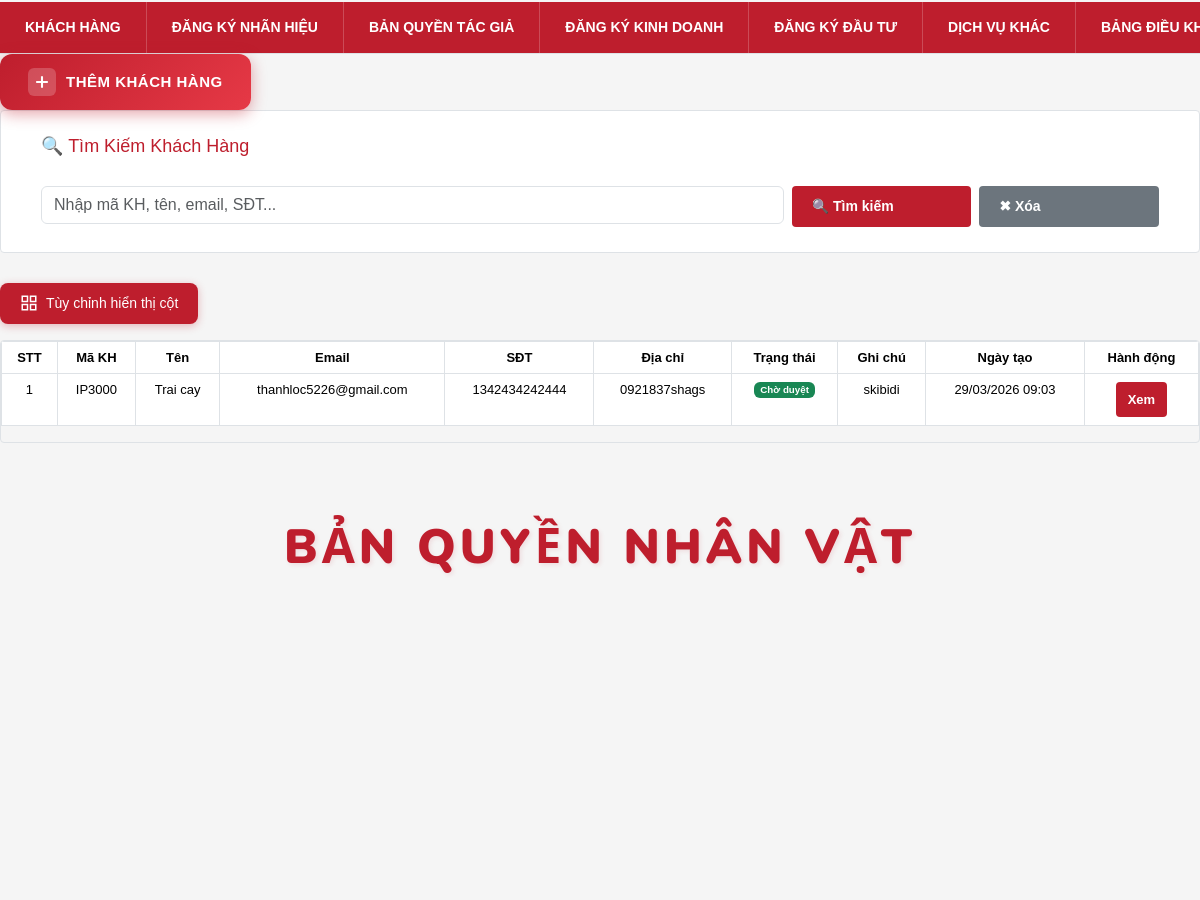
The app's page / (signed in, middle part), older data.
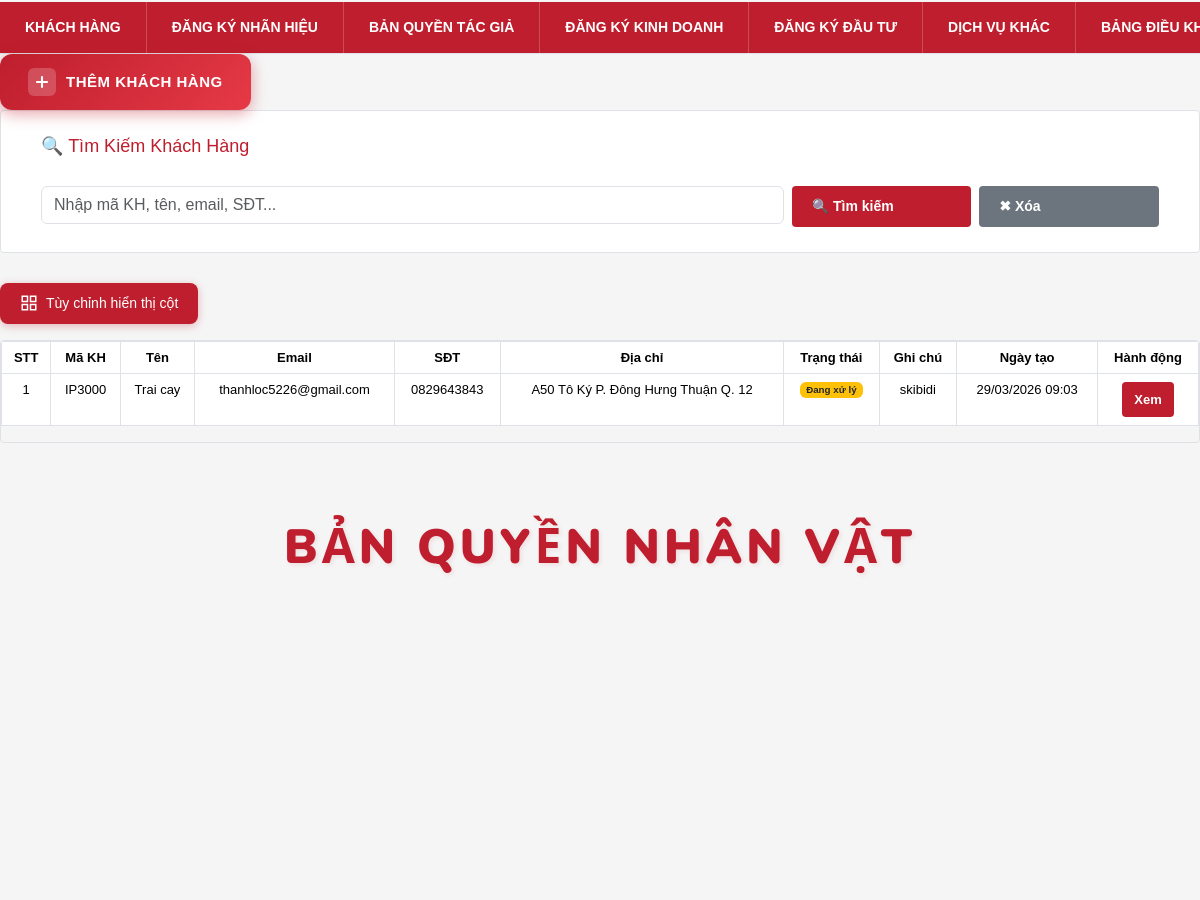
The same page, newer data.
### ipshieldapp/models.py (models this page shows, shortened)
class Customer(models.Model):
    CUSTOMER_TYPE_CHOICES = (
        ('personal', 'Cá nhân'),
        ('company', 'Doanh nghiệp'),
    )
    CUSTOMER_STATUS_CHOICES = (
        ('approved', 'Chờ duyệt'),
        ('pending', 'Đang xử lý'),
        ('completed', 'Hoàn tất'),
    )
    customer_type = models.CharField(
        max_length=20,
        choices=CUSTOMER_TYPE_CHOICES,
        default='personal',
        verbose_name='Loại khách hàng'
    )
    status = models.CharField(
        max_length=20,
        choices=CUSTOMER_STATUS_CHOICES,
        default='approved',
        verbose_name='Trạng thái'
    )
    customer_code = models.CharField(
        max_length=50,
        unique=True,
        verbose_name='Mã khách hàng'
    )
    name = models.CharField(
        max_length=255,
        verbose_name='Tên khách hàng'
    )
    address = models.CharField(
        max_length=255,
        verbose_name='Địa chỉ'
    )
    phone = models.CharField(
        max_length=20,
        validators=[phone_validator],
        verbose_name='Số điện thoại'
    )
    email = models.EmailField(
        verbose_name='Email'
    )
    cccd = models.CharField(
        max_length=20,
        validators=[number_validator],
        blank=True,
        null=True,
        verbose_name='Số CCCD'
    )
    tax_code = models.CharField(
        max_length=20,
        validators=[number_validator],
        blank=True,
        null=True,
        verbose_name='Mã số thuế'
    )
    manager = models.CharField(
        max_length=255,
        verbose_name='Người phụ trách'
    )
    position = models.CharField(
        max_length=100,
        verbose_name='Chức danh'
    )
    note = models.TextField(
        blank=True,
        null=True,
        verbose_name='Ghi chú'
    )
    created_at = models.DateTimeField(
        auto_now_add=True,
        verbose_name='Ngày tạo'
    )
    business_license = models.FileField(
        upload_to='images/business_licenses/',
        blank=True,
        null=True,
        verbose_name='File giấy phép kinh doanh'
    )
    class Meta:
        verbose_name = 'Khách hàng'
        verbose_name_plural = 'Khách hàng'
    password = models.CharField(
        max_length=128,
        blank=True,
        null=True,
        verbose_name='Mật khẩu'
    )
    last_login = models.DateTimeField(
        null=True,
        blank=True,
        verbose_name='Lần đăng nhập cuối'
    )
    avatar = models.ImageField(
        upload_to='images/avatars/',
        blank=True,
        null=True,
        verbose_name='Ảnh đại diện'
    )

### ipshieldapp/views.py (the view, shortened to what this page needs)
# urls.py: path('', views.home, name='home'),
def home(request):
    print(f"⚠️ HOME VIEW CALLED - URL: {request.path}")
    q = request.GET.get('q', '').strip()
    customers = Customer.objects.all()
    sliders = Slider.objects.filter(is_active=True)
    mascots = Mascot.objects.filter(is_active=True)
    nhanhieudocquyen = NhanHieuDocQuyen.objects.filter(is_active=True).order_by('id')
    return render(request, 'khachhang.html', {
        'customers': customers,
        'sliders': sliders,
        'mascots': mascots,
        "nhanhieudocquyen": nhanhieudocquyen,
    })

### ipshieldapp/context_processors.py (called while the page is built)
def global_sliders(request):
    return {
        'sliders': Slider.objects.filter(is_active=True)
    }

def user_profile(request):
    if request.user.is_authenticated:
        from ipshieldapp.models import UserProfile
        profile, _ = UserProfile.objects.get_or_create(user=request.user)
        return {'user_profile': profile}
    return {}

### templates/khachhang.html (shortened to what this page needs)
{% extends 'base.html' %}
{% block body_block %}
{% load static %}
<link href="{% static 'css/khachhang.css' %}" rel="stylesheet">
<a href="{% url 'add_customer' %}" class="btn-add-customer">
    <span class="btn-icon">
        <svg width="20" height="20" viewBox="0 0 24 24" fill="none" stroke="currentColor" stroke-width="2.5">
            <line x1="12" y1="5" x2="12" y2="19"></line>
            <line x1="5" y1="12" x2="19" y2="12"></line>
        </svg>
    </span>
    <span class="btn-text">Thêm khách hàng</span>
</a>
<form method="get">
    <div class="search-section">
        <h3>🔍 Tìm Kiếm Khách Hàng</h3>
        <div class="row g-2 mt-2">
            <div class="col-12 col-md-6 col-lg-8">
                <input type="text"
                       name="q"
                       value="{{ request.GET.q }}"
                       class="form-control"
                       placeholder="Nhập mã KH, tên, email, SĐT...">
            </div>
            <div class="col-6 col-md-3 col-lg-2">
                <button type="submit" class="btn btn-primary w-100">🔍 Tìm kiếm</button>
            </div>
            <div class="col-6 col-md-3 col-lg-2">
                <a href="{% url 'home' %}" class="btn btn-secondary w-100">✖ Xóa</a>
            </div>
        </div>
    </div>
</form>
<div class="column-control-wrapper mb-3">
    <button class="btn btn-column-toggle"
            type="button"
            data-bs-toggle="collapse"
            data-bs-target="#columnToggle">
        <svg width="18" height="18" viewBox="0 0 24 24" fill="none" stroke="currentColor" stroke-width="2">
            <rect x="3" y="3" width="7" height="7"></rect>
            <rect x="14" y="3" width="7" height="7"></rect>
            <rect x="3" y="14" width="7" height="7"></rect>
            <rect x="14" y="14" width="7" height="7"></rect>
        </svg>
        <span>Tùy chỉnh hiển thị cột</span>
    </button>
</div>
<div class="table-container">
<table id="contractTable" class="table table-bordered table-hover">
<thead>
<tr>
    <th>STT</th>
    <th class="col-code">Mã KH</th>
    <th class="col-name">Tên</th>
    <th class="col-email">Email</th>
    <th class="col-phone">SĐT</th>
    <th class="col-address">Địa chỉ</th>
    <th class="col-status">Trạng thái</th>
    <th class="col-note">Ghi chú</th>
    <th class="col-created">Ngày tạo</th>
    <th>Hành động</th>
</tr>
</thead>
<tbody>
{% for c in customers %}
<tr>
    <td>{{ forloop.counter }}</td>
    <td class="col-code">{{ c.customer_code }}</td>
    <td class="col-name">{{ c.name }}</td>
    <td class="col-email">{{ c.email }}</td>
    <td class="col-phone">{{ c.phone }}</td>
    <td class="col-address">{{ c.address }}</td>
    <td class="col-status">
    {% if c.status == 'approved' %}
        <span class="badge bg-success">
            {{ c.get_status_display }}
        </span>
    {% elif c.status == 'pending' %}
        <span class="badge bg-warning text-dark">
            {{ c.get_status_display }}
        </span>
    {% elif c.status == 'completed' %}
        <span class="badge bg-primary">
            {{ c.get_status_display }}
        </span>
    {% else %}
        <span class="badge bg-secondary">
            {{ c.get_status_display }}
        </span>
    {% endif %}
</td>
    <td class="col-note">
        {{ c.note|default:"—"|truncatechars:30 }}
    </td>
    <td class="col-created">{{ c.created_at|date:"d/m/Y H:i" }}</td>
    <td>
        <a href="{% url 'customer_detail' c.id %}" class="btn btn-sm btn-info">Xem</a>
    </td>
</tr>
{% empty %}
<tr>
    <td colspan="10" class="text-center">Chưa có khách hàng nào</td>
</tr>
{% endfor %}
</tbody>
</table>
</div>
<div class="mascot-header" data-aos="fade-right">
    <h1 class="mascot-title"  style="margin-top:4%">
        Bản Quyền Nhân Vật
    </h1>
</div>
<section class="mascot_body" style="margin-top:-5%">
    <div class="carousel_mascot" data-aos="fade-right">
    </div>
</section>
{% endblock %}

Row changes from the older to the newer data that the page shows:
changed Customer "IP3000": phone "1342434242444" → "0829643843"; address "0921837shags" → "A50 Tô Ký P. Đông Hưng Thuận Q. 12"; status "Chờ duyệt" → "Đang xử lý"
